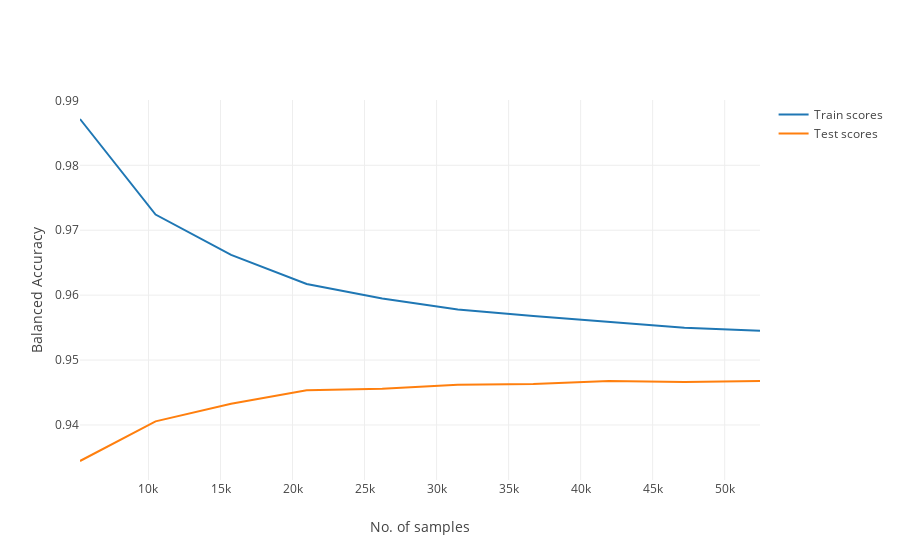

The notebook cell saved with this chart:
### Code cell
data1 = go.Scatter(
        x = curve['train_sizes_abs'],
        y = curve['mean_train_scores'],
        mode = "lines",
        name = "Train scores",
)
data2 = go.Scatter(
    x = curve['train_sizes_abs'],
    y = curve['mean_test_scores'],
    mode = "lines",
    name="Test scores"
)
layout = dict(
    xaxis=dict(
        title='No. of samples'
    ),
    yaxis=dict(
        title='Balanced Accuracy'
    )
)
fig = go.Figure(data=[data1, data2], layout=layout)
iplot(fig)

### Figure 1 — Plotly figure (JSON) as saved in the notebook; plotly's stock layout.template omitted (floating-point values rounded to 4 significant figures)
{"data": [{"mode": "lines", "name": "Train scores", "type": "scatter", "uid": "5b7e9321-2201-11e9-9eb4-acbc32846fd5", "x": [5245, 10490, 15735, 20980, 26226, 31471, 36716, 41961, 47206, 52452], "y": [0.9871, 0.9724, 0.9662, 0.9617, 0.9595, 0.9578, 0.9568, 0.9559, 0.955, 0.9545]}, {"mode": "lines", "name": "Test scores", "type": "scatter", "uid": "5b8097c5-2201-11e9-a7e6-acbc32846fd5", "x": [5245, 10490, 15735, 20980, 26226, 31471, 36716, 41961, 47206, 52452], "y": [0.9345, 0.9406, 0.9433, 0.9453, 0.9456, 0.9462, 0.9463, 0.9468, 0.9466, 0.9468]}], "layout": {"xaxis": {"title": "No. of samples"}, "yaxis": {"title": "Balanced Accuracy"}}}
